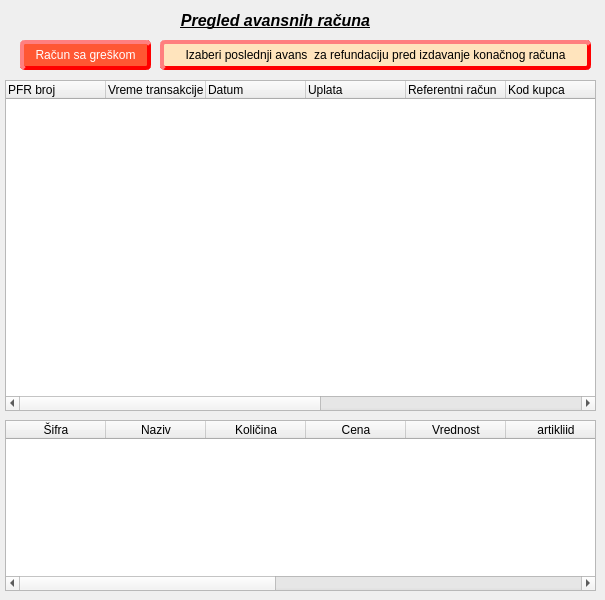
    <widget class="QWidget" name="pregledRN">
     <widget class="QLabel" name="label_27">
      <property name="geometry">
       <rect>
        <x>160</x>
        <y>10</y>
        <width>231</width>
        <height>21</height>
       </rect>
      </property>
      <property name="font">
       <font>
        <pointsize>12</pointsize>
        <italic>true</italic>
        <bold>true</bold>
        <underline>true</underline>
        <strikeout>false</strikeout>
       </font>
      </property>
      <property name="text">
       <string>Pregled avansnih računa</string>
      </property>
      <property name="alignment">
       <set>Qt::AlignCenter</set>
      </property>
     </widget>
     <widget class="QTreeWidget" name="avansiTree">
      <property name="geometry">
       <rect>
        <x>5</x>
        <y>80</y>
        <width>591</width>
        <height>331</height>
       </rect>
      </property>
      <property name="font">
       <font>
        <pointsize>9</pointsize>
        <bold>false</bold>
       </font>
      </property>
      <column>
       <property name="text">
        <string>PFR broj</string>
       </property>
      </column>
      <column>
       <property name="text">
        <string>Vreme transakcije</string>
       </property>
      </column>
      <column>
       <property name="text">
        <string>Datum</string>
       </property>
      </column>
      <column>
       <property name="text">
        <string>Uplata</string>
       </property>
      </column>
      <column>
       <property name="text">
        <string>Referentni račun</string>
       </property>
      </column>
      <column>
       <property name="text">
        <string>Kod kupca</string>
       </property>
      </column>
      <column>
       <property name="text">
        <string>Kupac</string>
       </property>
      </column>
      <column>
       <property name="text">
        <string>Godina</string>
       </property>
      </column>
      <column>
       <property name="text">
        <string>Broj</string>
       </property>
      </column>
      <column>
       <property name="text">
        <string>Tip racuna</string>
       </property>
      </column>
      <column>
       <property name="text">
        <string>Tip transakcije</string>
       </property>
      </column>
     </widget>
     <widget class="QPushButton" name="greskaBtn">
      <property name="geometry">
       <rect>
        <x>20</x>
        <y>40</y>
        <width>131</width>
        <height>30</height>
       </rect>
      </property>
      <property name="cursor">
       <cursorShape>PointingHandCursor</cursorShape>
      </property>
      <property name="styleSheet">
       <string notr="true">QPushButton {
	background-color: #FF5733;
   color: white;
   border-style: outset;
   border-width: 4px;
   border-radius: 5px;
   border-color: red;
   padding: 4px;
}
QPushButton:hover {
	background-color: rgb(255, 221, 213);
	color: black;
}</string>
      </property>
      <property name="text">
       <string>Račun sa greškom</string>
      </property>
     </widget>
     <widget class="QPushButton" name="rnzaRefBtn">
      <property name="geometry">
       <rect>
        <x>160</x>
        <y>40</y>
        <width>431</width>
        <height>30</height>
       </rect>
      </property>
      <property name="cursor">
       <cursorShape>PointingHandCursor</cursorShape>
      </property>
      <property name="styleSheet">
       <string notr="true">QPushButton {
	background-color: rgb(255, 228, 189);
   color: black;
   border-style: outset;
   border-width: 4px;
   border-radius: 5px;
   border-color: red;
   padding: 4px;
}
QPushButton:hover {
	background-color: red;
	color: white;
	border-color: rgb(255, 228, 189);
}</string>
      </property>
      <property name="text">
       <string>Izaberi poslednji avans  za refundaciju pred izdavanje konačnog računa</string>
      </property>
     </widget>
     <widget class="QTableWidget" name="stavkeRnTable">
      <property name="geometry">
       <rect>
        <x>5</x>
        <y>420</y>
        <width>591</width>
        <height>171</height>
       </rect>
      </property>
      <column>
       <property name="text">
        <string>Šifra</string>
       </property>
       <property name="background">
        <color>
         <red>185</red>
         <green>203</green>
         <blue>204</blue>
        </color>
       </property>
      </column>
      <column>
       <property name="text">
        <string>Naziv</string>
       </property>
       <property name="background">
        <color>
         <red>185</red>
         <green>203</green>
         <blue>204</blue>
        </color>
       </property>
      </column>
      <column>
       <property name="text">
        <string>Količina</string>
       </property>
       <property name="background">
        <color>
         <red>185</red>
         <green>203</green>
         <blue>204</blue>
        </color>
       </property>
      </column>
      <column>
       <property name="text">
        <string>Cena</string>
       </property>
       <property name="background">
        <color>
         <red>185</red>
         <green>203</green>
         <blue>204</blue>
        </color>
       </property>
      </column>
      <column>
       <property name="text">
        <string>Vrednost</string>
       </property>
       <property name="background">
        <color>
         <red>185</red>
         <green>203</green>
         <blue>204</blue>
        </color>
       </property>
      </column>
      <column>
       <property name="text">
        <string>artikliid</string>
       </property>
      </column>
      <column>
       <property name="text">
        <string>tarifa</string>
       </property>
      </column>
      <column>
       <property name="text">
        <string>porez</string>
       </property>
      </column>
      <column>
       <property name="text">
        <string>porezproc</string>
       </property>
      </column>
      <column>
       <property name="text">
        <string>porezid</string>
       </property>
      </column>
      <column>
       <property name="text">
        <string>grupa</string>
       </property>
      </column>
     </widget>
    </widget>
